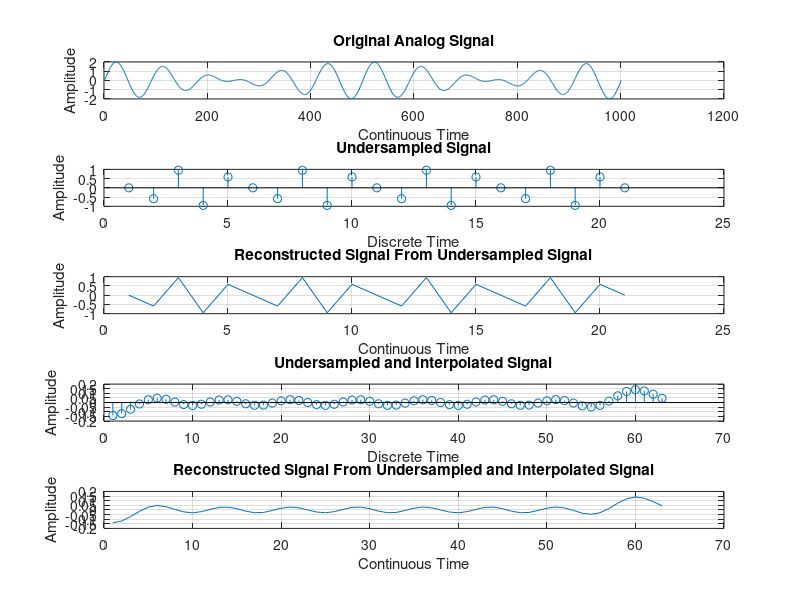

The MATLAB script that drew this image:
%Part 1 of Matlab Program To Verify Sampling Theorem
%Sampling Theorem : To reconstruct an analog signal
%from its samples, sampling frequency must be 
%greater than or equal to twice the maximum frequency 
%present in the analog signal

clc
clear all
close all

%To simulate the original analog signal
t=0:0.001:1;
x1=sin(2*pi*10*t)+sin(2*pi*12*t);
subplot(5,1,1)
plot(x1)
grid on
xlabel('Continuous Time')
ylabel('Amplitude')
title('Original Analog Signal')

fmax=12 %Maximum frequency component present in the original signal
Nyquist_Rate=2*fmax;
%Undersampling : Sampling Frequency is less than Nyquist Rate
fs=20;%Sampling frequency
ts=1/fs;%Sampling Interval
t=0:ts:1;
x2=sin(2*pi*10*t)+sin(2*pi*12*t);
subplot(5,1,2)
stem(x2)
grid on
xlabel('Discrete Time')
ylabel('Amplitude')
title('Undersampled Signal')

subplot(5,1,3)
plot(x2)
grid on
xlabel('Continuous Time')
ylabel('Amplitude')
title('Reconstructed Signal From Undersampled Signal')

M=3%Interpolation Factor
x3=interp(x2,M)%interp is the Matlab command to do interpolation
subplot(5,1,4)
stem(x3)
grid on
xlabel('Discrete Time')
ylabel('Amplitude')
title('Undersampled and Interpolated Signal')

subplot(5,1,5)
plot(x3)
grid on
xlabel('Continuous Time')
ylabel('Amplitude')
title('Reconstructed Signal From Undersampled and Interpolated Signal')

